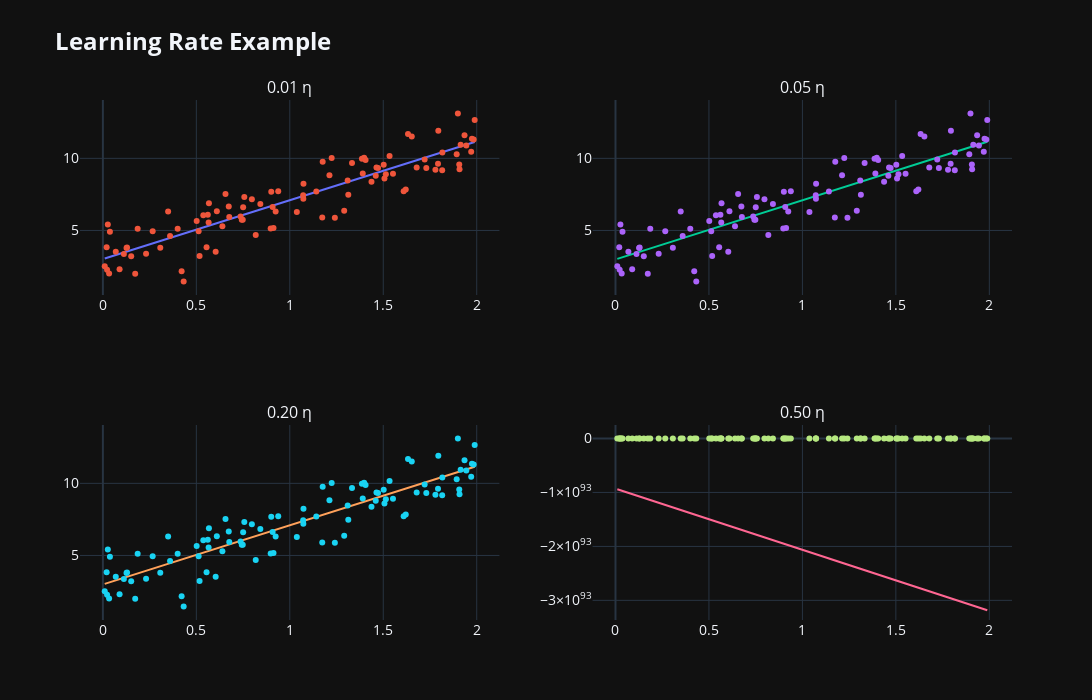

Notebook code for this chart:
### Code cell
# Learning Rate Example

X = 2 * np.random.rand(100, 1)
y = 4 * X + 3 + np.random.randn(100, 1)
X_b = np.c_[np.ones((100, 1)), X]

fig = make_subplots(
    rows=2, 
    cols=2,
    subplot_titles=("0.01 η", "0.05 η", "0.20 η", "0.50 η")
)

learning_rates = [0.01, 0.05, 0.20, 0.50]
positions = [(1,1), (1,2), (2,1), (2,2)]

for lr, (r, c) in zip(learning_rates, positions):
    theta = gradient_descent(X_b, y, lr, 1000)
    b1 = theta[1][0]
    b0 = theta[0][0]

    fig.add_trace(go.Scatter(x=X.flatten(), y=(b1*X+b0).flatten()), row=r, col=c)
    fig.add_trace(go.Scatter(x=X.flatten(), y=y.flatten(), mode='markers'), row=r, col=c)

fig.update_layout(
    height=700, 
    width=1200,
    title=dict(text="<b>Learning Rate Example</b>", font=dict(size=24)),
    font=dict(size=14),
    template="plotly_dark",
    showlegend=False
)

fig.show()
